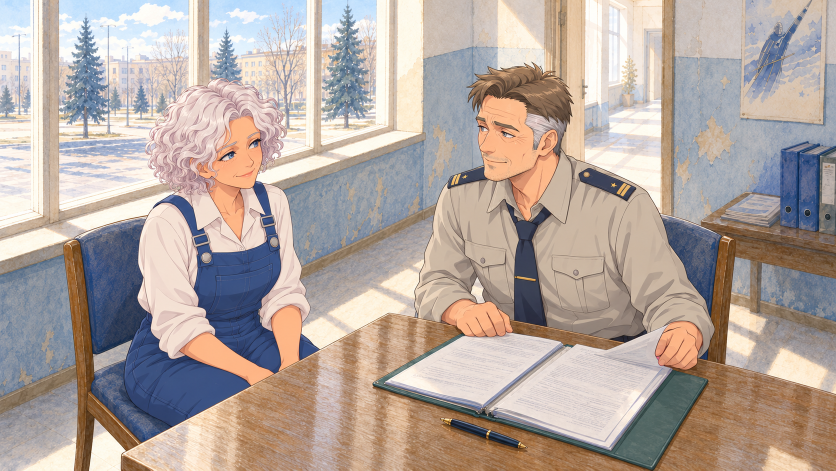
#> input picture assets/gen/cg_rec23_a__gpt-image-2_0.png, 1672 x 941 px (shown at 1/2 size)
$ python _cg_tiles.py
#> lines starting #> are read from the running program, lines starting #| are printed output that depends on the picture
import os, sys
from PIL import Image

src = sys.argv[1] if len(sys.argv) > 1 else 'assets/gen/cg_rec23_a__gpt-image-2_0.png'
im = Image.open(src).convert('RGB')
#> im is the input picture: PIL image 1672x941 RGB; mean R, G, B 179.3, 166.3, 159.4
W, H = im.size
#> W = 1672; H = 941
print('size', W, H)
#| size 1672 941

out = '_sat'
os.makedirs(out, exist_ok=True)
base = os.path.splitext(os.path.basename(src))[0]

# три плитки: левая (Екатерина), центр (стол), правая (Сергей) + окно сверху
tiles = {
    'L': (0, 0, int(W * 0.42), H),
    'C': (int(W * 0.30), 0, int(W * 0.70), H),
    'R': (int(W * 0.58), 0, W, H),
    'TOP': (int(W * 0.40), 0, W, int(H * 0.45)),
}
for k, box in tiles.items():
    c = im.crop(box)
    # апскейл x2 для читаемости мелких деталей
    c = c.resize((c.width * 2, c.height * 2), Image.LANCZOS)
    if c.width > 1500:
        c = c.resize((1500, int(c.height * 1500 / c.width)), Image.LANCZOS)
    p = os.path.join(out, '%s_%s.png' % (base, k))
    c.save(p)
    print(p, c.size)
#> this loop made 4 passes
#> pass 1, `c = im.crop(box)`:
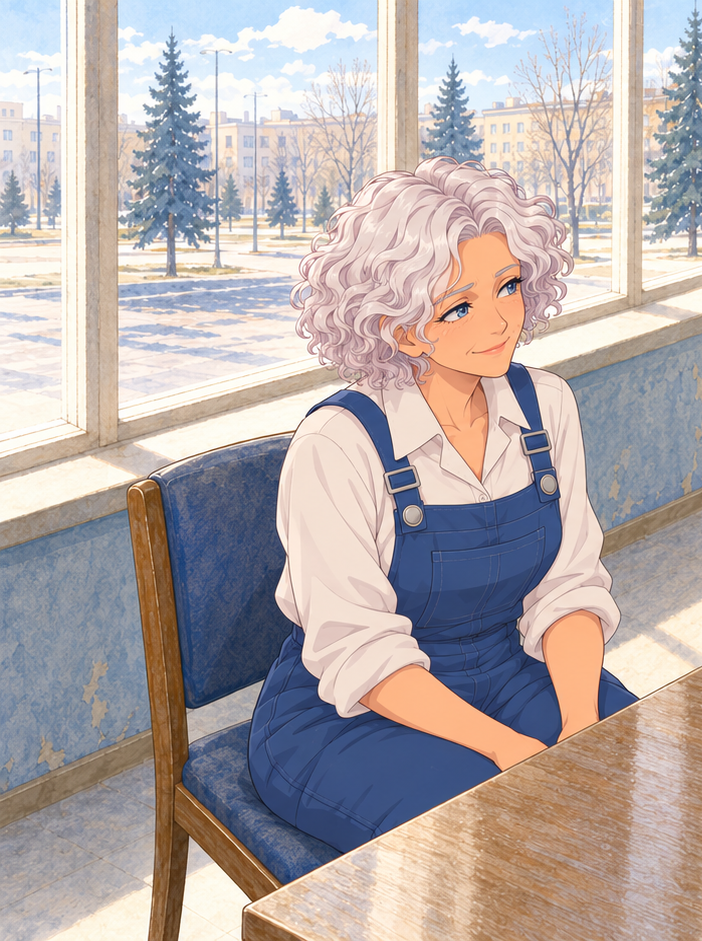
#> c: PIL image 702x941 RGB; mean R, G, B 180.1, 170.8, 170.1
#> pass 2, `c = im.crop(box)`:
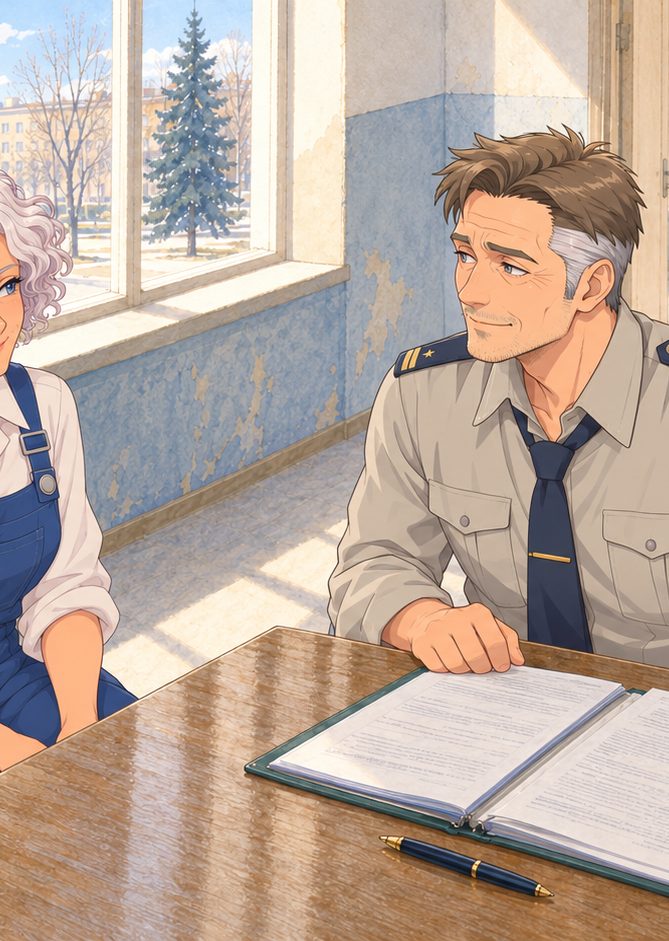
#> c: PIL image 669x941 RGB; mean R, G, B 187.3, 169.9, 158
#> after the loop:
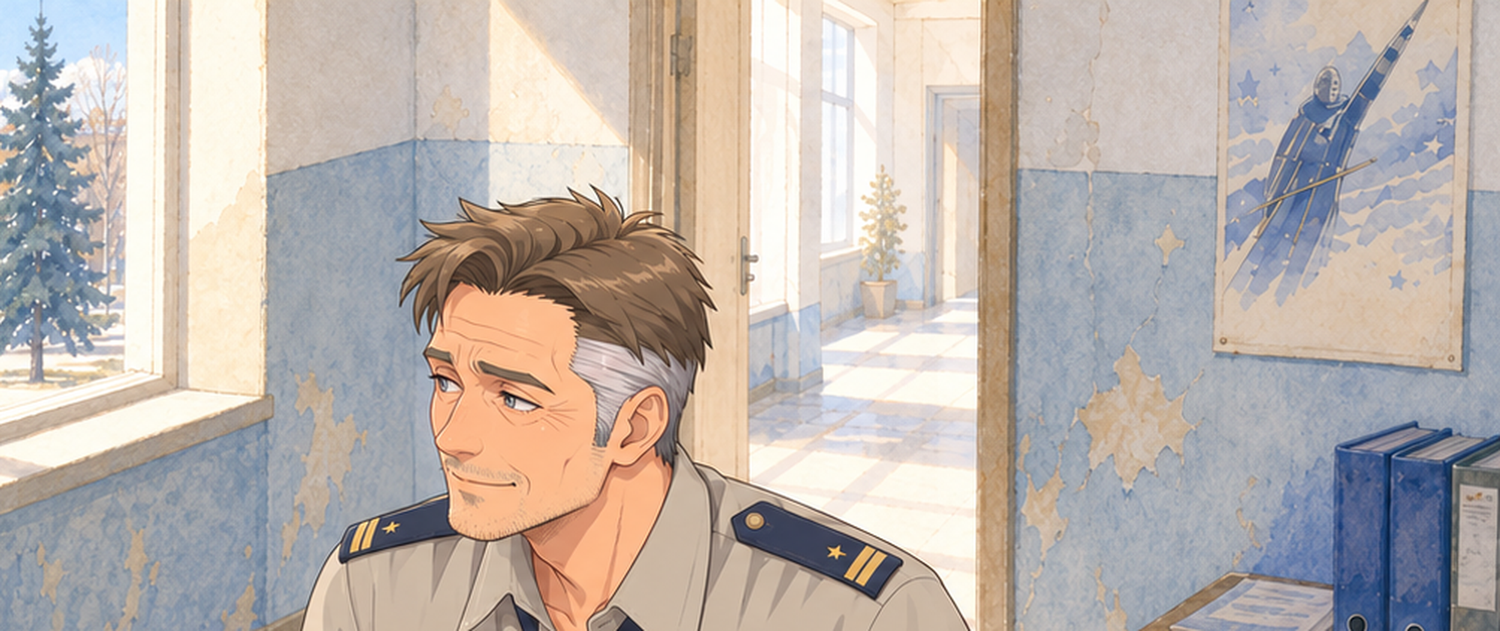
#> c: PIL image 1500x631 RGB; mean R, G, B 188.5, 179, 173

$ run again, with assets/gen/alley_a_0.png copied over assets/gen/cg_rec23_a__gpt-image-2_0.png
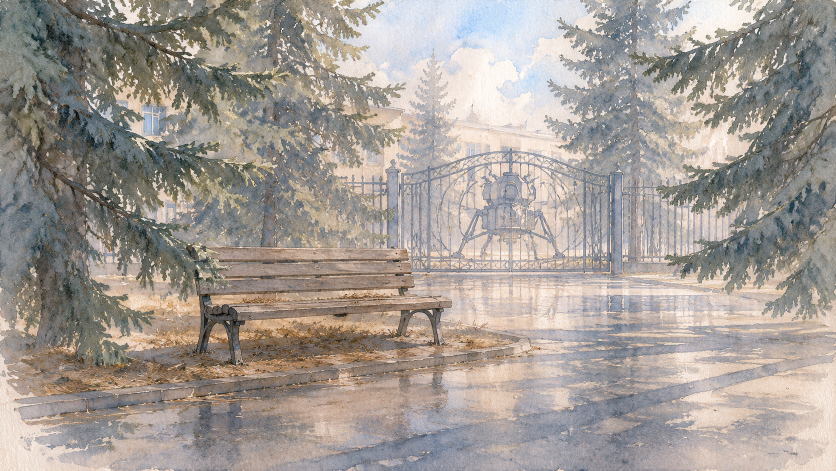
#> input picture assets/gen/alley_a_0.png, 1672 x 941 px (shown at 1/2 size)
#> im is the input picture: PIL image 1672x941 RGB; mean R, G, B 163.1, 155.5, 149.4
#| size 1672 941
#> the loop `for k, box in tiles.items():` made 4 passes
#> pass 1, `c = im.crop(box)`:
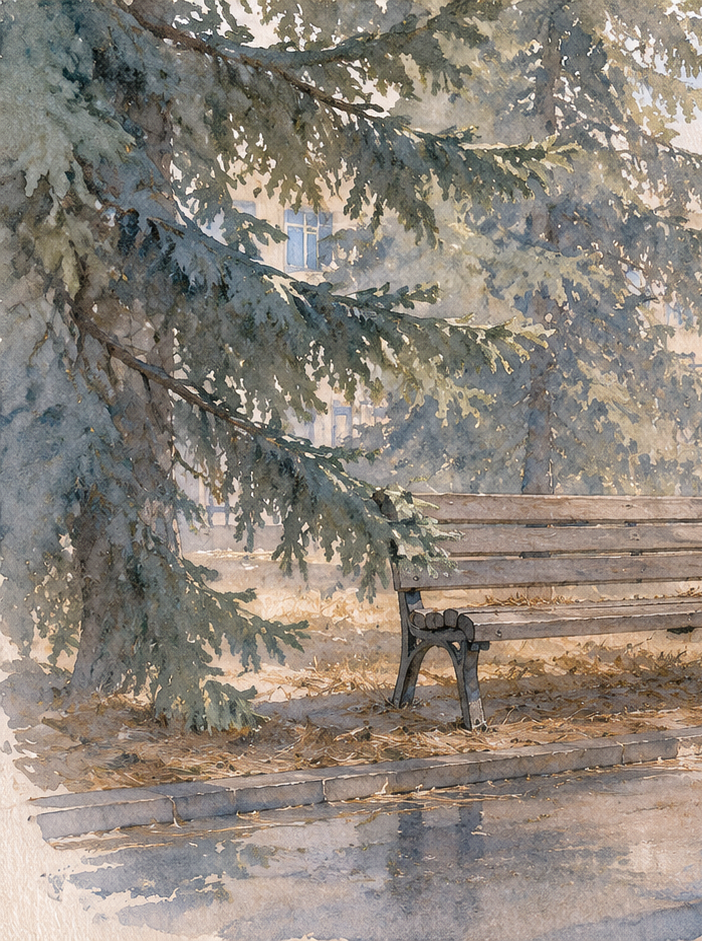
#> c: PIL image 702x941 RGB; mean R, G, B 141.2, 133.1, 123.4
#> after the loop `for k, box in tiles.items():`:
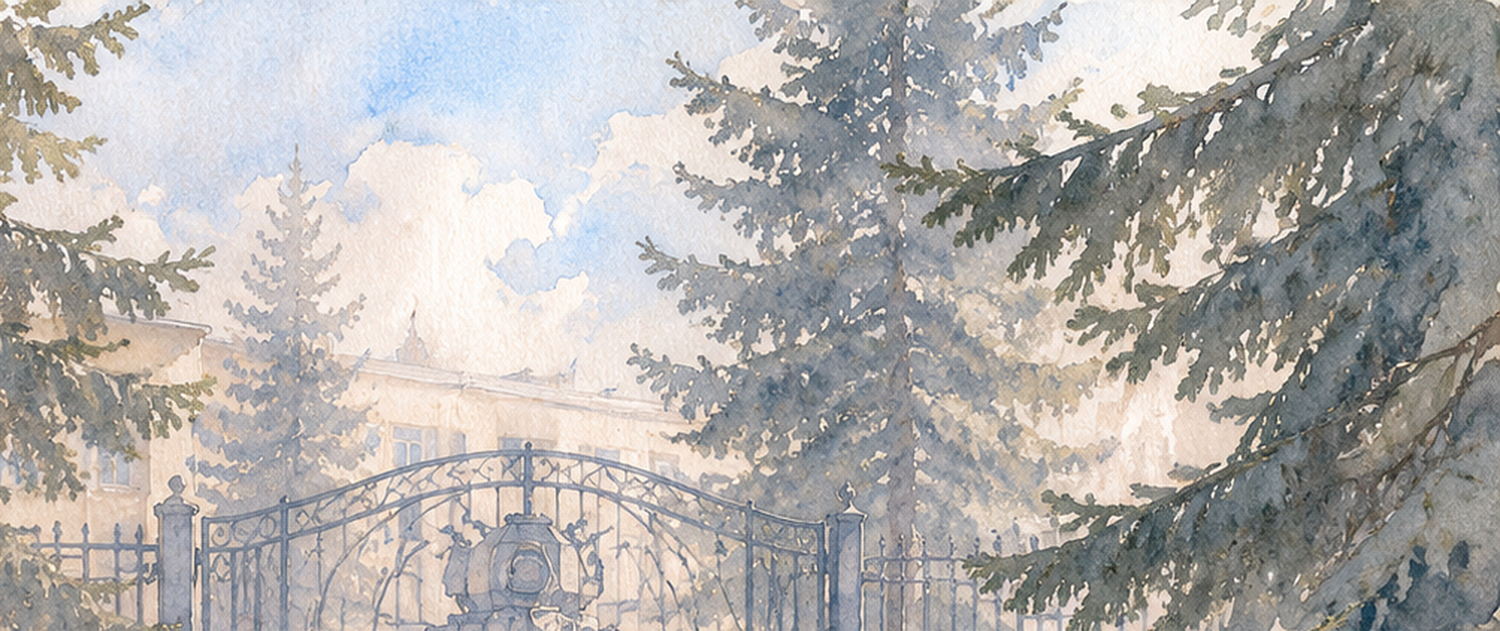
#> c: PIL image 1500x631 RGB; mean R, G, B 178.4, 175.6, 173.3

$ run again, with assets/gen/alley_b_clean_0.png copied over assets/gen/cg_rec23_a__gpt-image-2_0.png
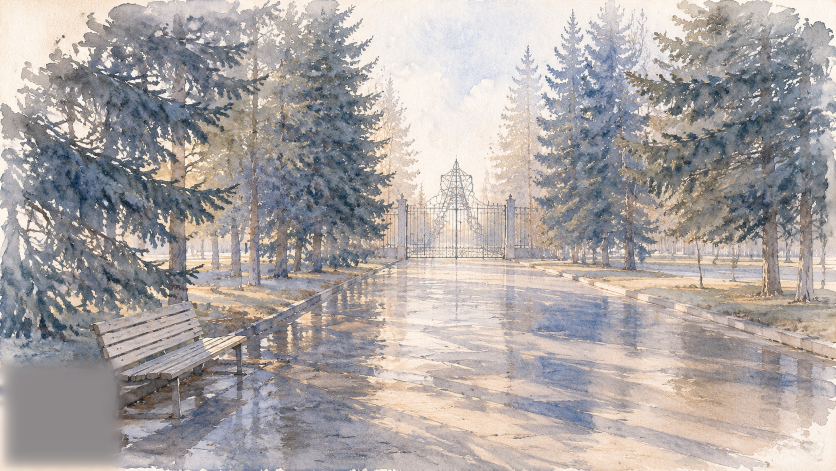
#> input picture assets/gen/alley_b_clean_0.png, 1672 x 941 px (shown at 1/2 size)
#> im is the input picture: PIL image 1672x941 RGB; mean R, G, B 171.9, 165.7, 164
#| size 1672 941
#> the loop `for k, box in tiles.items():` made 4 passes
#> pass 1, `c = im.crop(box)`:
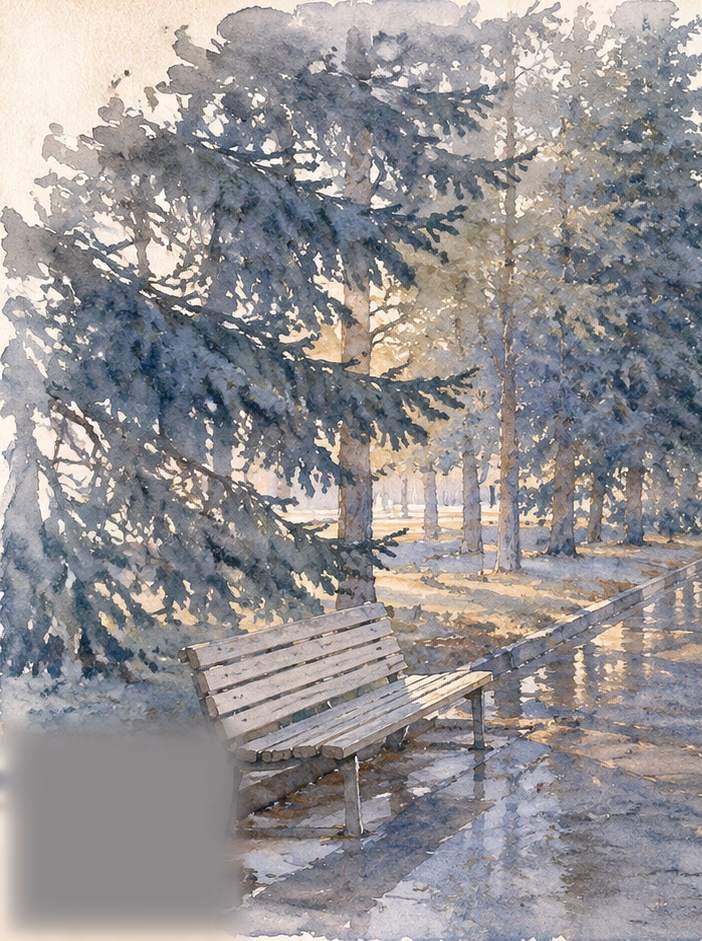
#> c: PIL image 702x941 RGB; mean R, G, B 149.9, 146.6, 147.8
#> after the loop `for k, box in tiles.items():`:
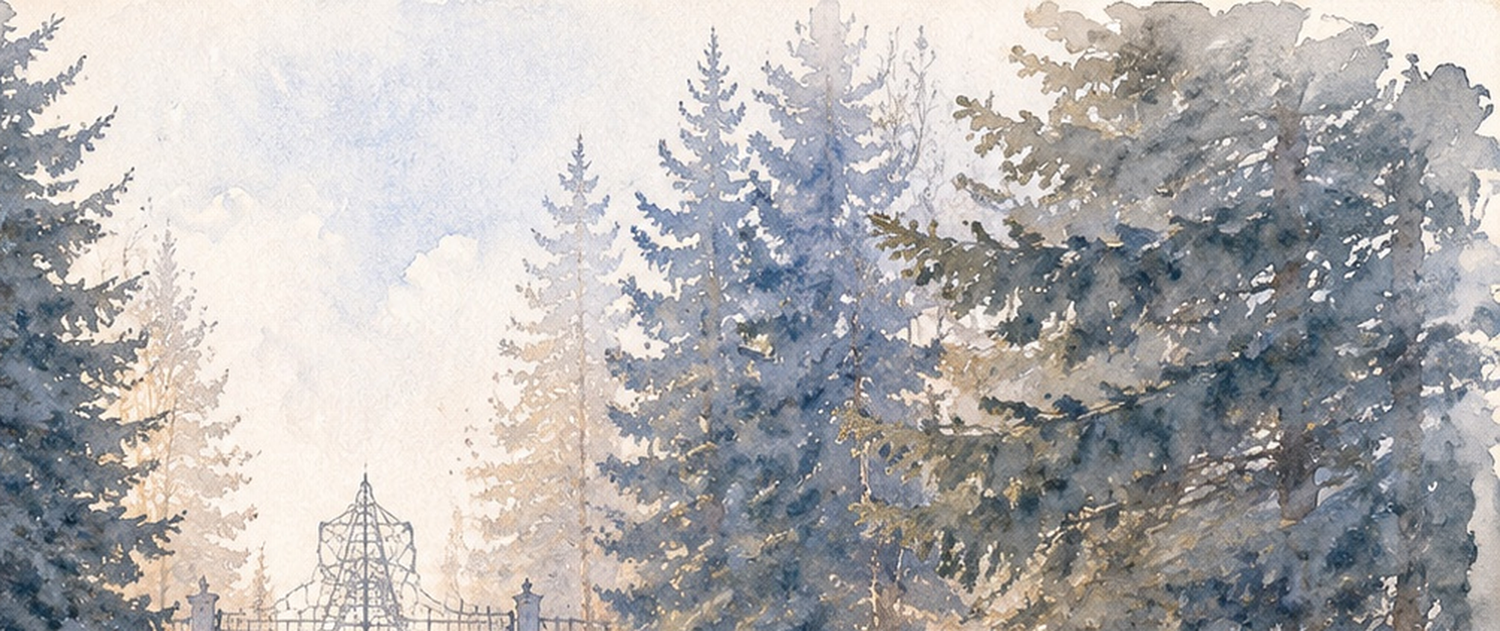
#> c: PIL image 1500x631 RGB; mean R, G, B 180, 177.7, 177.4
